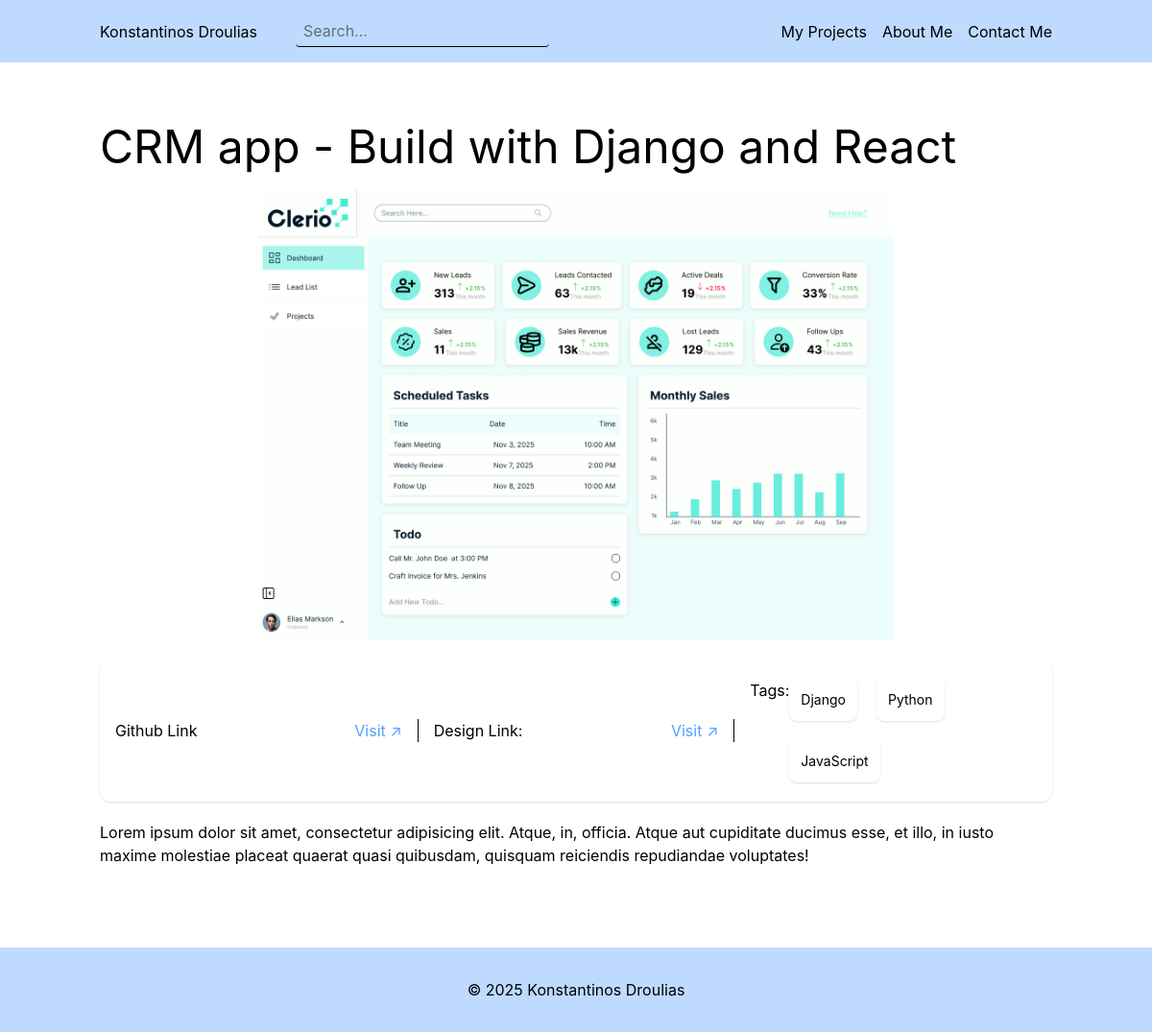
/project/1/, run on the app's committed database.
### projects/models.py (models this page shows, shortened)
class Project(models.Model):
    featured_image = models.ImageField(upload_to='projects/', blank=True, null=True)
    title = models.CharField(max_length=100)
    short_description = models.TextField(null=True, blank=True)
    content = models.TextField()
    tags = models.ManyToManyField(Tag)
    github_link = models.URLField(null=True, blank=True)
    figma_link = models.URLField(null=True, blank=True)
    created = models.DateTimeField(auto_now_add=True)
    updated = models.DateTimeField(auto_now=True)

class Tag(models.Model):
    name = models.CharField(max_length=100)

### projects/views.py (the view)
# urls.py: path('project/<int:id>/', views.project, name='project'),
def project(request, id):
    project = get_object_or_404(Project, id=id)
    tags = project.tags.all()
    context = {
        "project": project,
        "tags": tags,
    }
    return render(request, 'projects/project.html', context)

### projects/templates/projects/project.html
{% extends "base.html" %}
{% block main %}
<div>
    <h1 class="text-5xl">{{ project.title }}</h1>
    {% if project.featured_image %}
        <img src="{{ project.featured_image.url }}"
             alt="{{ project.title }}"
             class="w-2/3 h-auto object-contain my-5 mx-auto">
    {% endif %}
    <div class="bg-white p-5 px-0 rounded-xl shadow grid grid-cols-3 items-center my-5">
        <div class="flex justify-between items-center px-4">
            <p>Github Link</p>
            {% if project.github_link %}
                <a class="text-blue-400 hover:underline" target="_blank" href="{{ project.github_link }}">Visit &#8599;</a>
            {% endif %}
        </div>
        <div class="flex justify-between items-center border-l border-r border-grey-400 px-4">
            <p>Design Link:</p>
            {% if project.figma_link %}
                <a class="text-blue-400 hover:underline" target="_blank" href="{{ project.figma_link }}">Visit &#8599;</a>
            {% endif %}
        </div>
        <div class="flex justify-between px-4">
            <p>Tags:</p>
            <div class="flex flex-wrap gap-5">
            {% for tag in tags %}
                <a href="{% url 'tag' tag.id %}" class="p-3 rounded-lg bg-white shadow-sm hover:cursor-pointer">
                    <p class="text-sm">{{ tag.name }}</p>
                </a>
            {% endfor %}
        </div>
        </div>
    </div>
    <p class="text-base/2.0 my-5">
        {{ project.content }}
    </p>
</div>
{% endblock %}

### data on the page
Project: title "CRM app - Build with Django and React", featured_image (picture), content "Lorem ipsum dolor sit amet, consectetur adipisicing elit. Atque, in, officia. Atque aut cupiditate ducimus esse, et illo, in iusto maxime molestiae placeat quaerat quasi quibusdam, quisquam reiciendis repudiandae voluptates!"
Tag: name "Django"
Tag: name "Python"
Tag: name "JavaScript"
